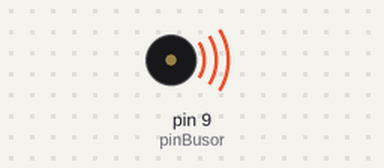
Simulated run of this sketch. Board: Arduino Uno, built with avr-gcc and run on an emulated ATmega328P. Shown: buzzer (waves = sounding).

Above: at 0.1 s.
At 4.1 s:
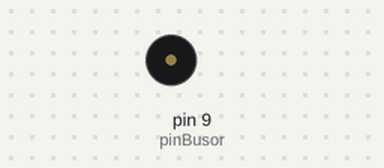
Timing chart, 0 to 5.6 s (numbered marks = the images above):
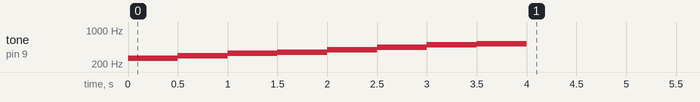

The sketch:

sketch_buzzer_doremi.ino
```cpp
/*
 *
 * 도 262
 * 레 294
 * 미 330
 * 파 349
 * 솔 392
 * 라 440
 * 시 494
 * 도 523
 */

int pinBusor = 9;

// 도,레,미 . . . 도 의 음계를 배열로 지정한다.
int nTone[] = {262, 294, 330, 349, 392, 440, 494, 523 };

void setup() {
  // put your setup code here, to run once:

  // 도~도 까지 음을 출력한다.
  for (int i = 0; i< 8; i++) {
    tone(pinBusor, nTone[i]);
    delay(500);
  }

  noTone(pinBusor);
  delay(500);

}

void loop() {
  // put your main code here, to run repeatedly:

 }
```
